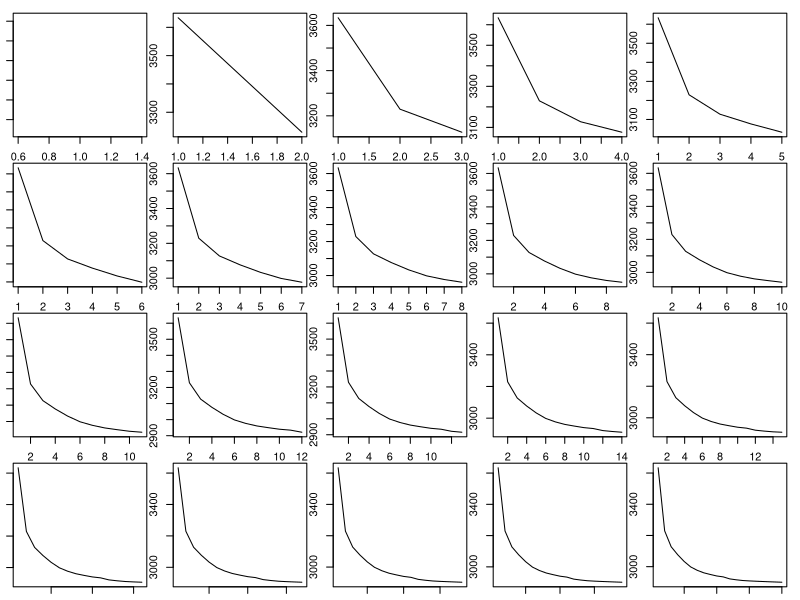
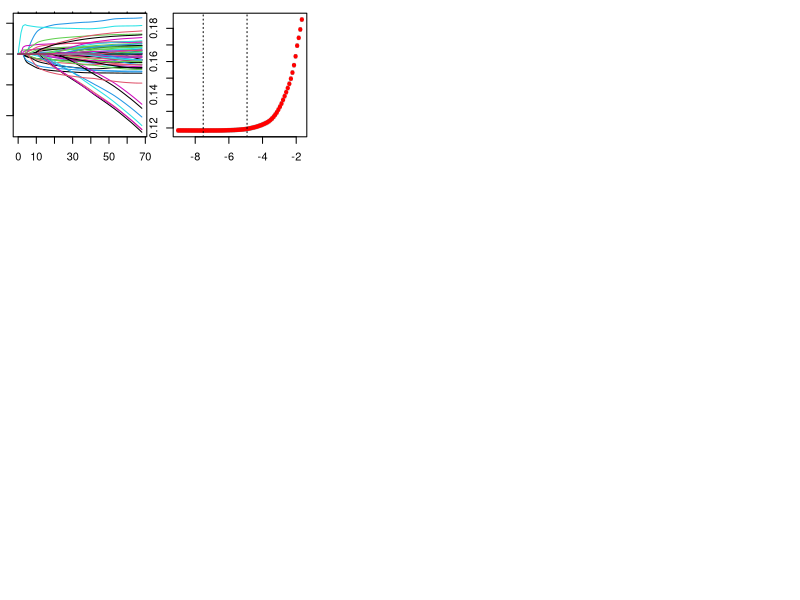

Write the R code that produced these figures, in order.
## ---- chunk 1
knitr::opts_chunk$set(echo = TRUE)
set.seed(1)
## ---- chunk 2
############################# Data Parsing #############################

data = read.csv(file='adult.data', na.strings = " ?")
data$Target[data$Target == " <=50K"] = 0
data$Target[data$Target == " >50K"] = 1
data$Target = as.integer(data$Target)
df = data.frame(data)
df = df[-4] # Remove Education Categorical Variable (Collinearity)
df = na.omit(df) # Exclude rows with missing records
n = nrow(df) # Number of observations
p = length(df) # Number of predictors
names(df)
## ---- chunk 3
############################# Forward Selection #############################

library(leaps)
train = sample(n, 0.8*n, replace = FALSE) # Training indices
par(mfrow = c(4, 5), mar=c(1,1,1,1))

# For i = 1:20, find the forward selection model with i variables:
for(i in c(1:20)){
  regfit.full = regsubsets(as.factor(Target) ~ ., data=df, subset=train, nvmax=i, method = "forward")
  reg.summary = summary(regfit.full)
  plot (reg.summary$rss, xlab = "Number of Variables", ylab = "RSS", type = "l")
}

#(unfinished...)

## ---- chunk 4
############################# LASSO Selection #############################

# Split the data into test and train sets:
x = model.matrix(Target ~ ., df)[, -1]
y = df$Target
train = sample (1: nrow(x), nrow(x) / 2)
test = -train
y.test = y[train]

# 
library(glmnet)
grid = 10^seq(10, -2, length = 100)
lasso.mod = glmnet(x[train,], y[train], alpha = 1, family="binomial")
plot(lasso.mod)

cv.out = cv.glmnet(x[train,], y[train], alpha = 1)
plot(cv.out)
bestlam = cv.out$lambda.min # Store the lambda which minimizes error
lasso.pred = predict(lasso.mod, s = bestlam, newx = x[test,], type="response")
preds = rep(0,length(lasso.pred))
preds[lasso.pred >= 0.5] = 1
mean(preds == y.test) # This sucks. Why does this suck, lasso is supposed to be awesome
